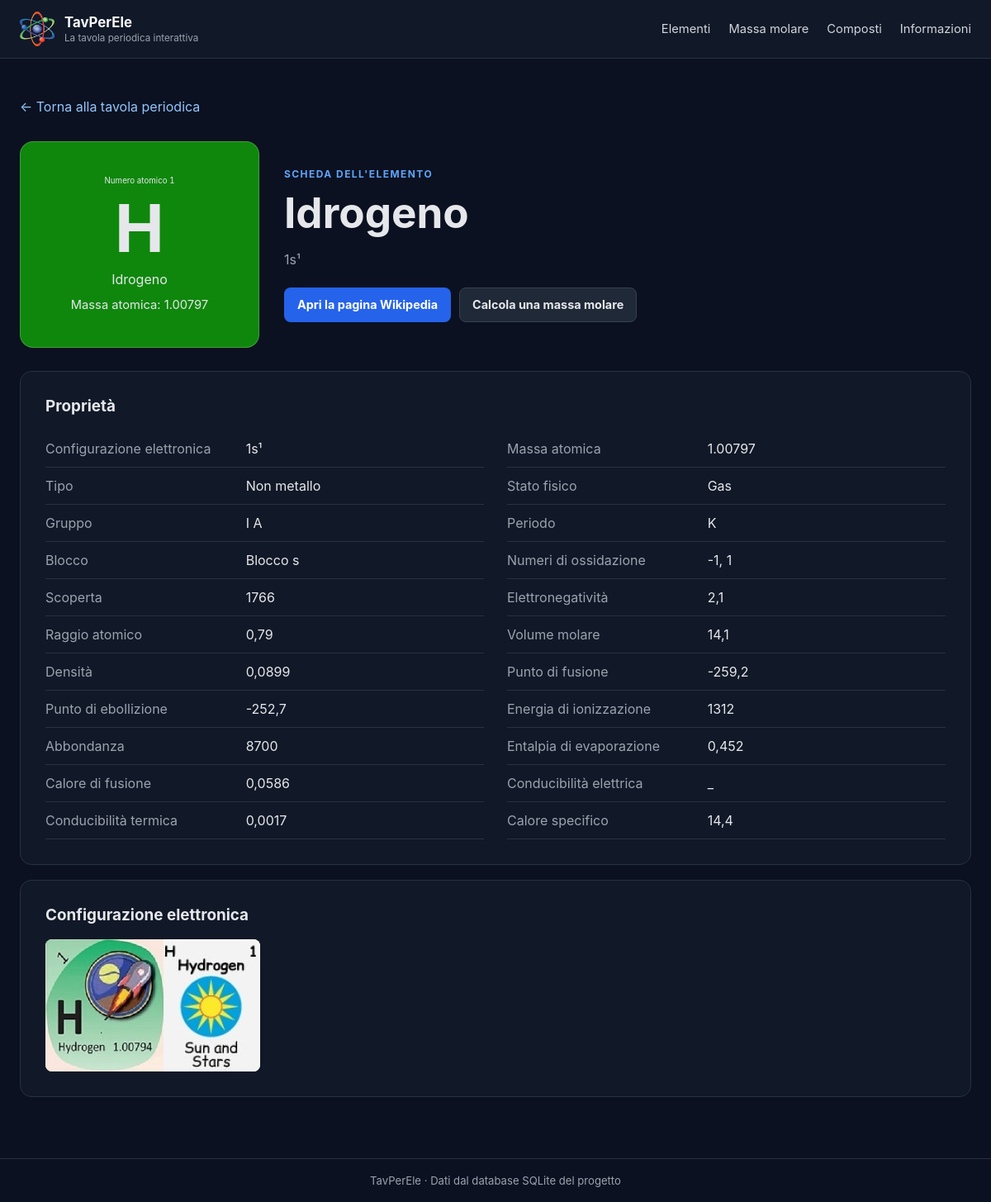
The app's page /element/1 with its own data.
### tables this page shows
CREATE TABLE "elementi" (
	"NumAtomico"	INTEGER NOT NULL,
	"Simbolo"	TEXT,
	"Nome"	TEXT,
	"NumOx"	TEXT,
	"Configurazione"	TEXT,
	"Tipo"	INTEGER,
	"Scoperta"	TEXT,
	"Elettronegativita"	TEXT,
	"MM"	REAL,
	"r"	TEXT,
	"VolMolare"	TEXT,
	"Densita"	TEXT,
	"PunFusione"	TEXT,
	"PunEbollizione"	TEXT,
	"EnIIonizzazione"	TEXT,
	"percent"	TEXT,
	"EntalpiaEvap"	TEXT,
	"CalFusione"	TEXT,
	"CondElettrica"	TEXT,
	"CondTermica"	TEXT,
	"CalSpecifico"	TEXT,
	"Stato"	INTEGER,
	"Gruppo"	INTEGER,
	"Periodo"	INTEGER,
	"Blocco"	INTEGER,
	FOREIGN KEY("Tipo") REFERENCES "tipo"("idctrl"),
	PRIMARY KEY("NumAtomico"),
	FOREIGN KEY("Periodo") REFERENCES "periodi"("id"),
	FOREIGN KEY("Gruppo") REFERENCES "gruppi"("id"),
	FOREIGN KEY("Stato") REFERENCES "stato"("idctrl"),
	FOREIGN KEY("Blocco") REFERENCES "ctrl"("idctrl")
);

CREATE TABLE "tipo" (
	"idctrl"	INTEGER,
	"nome"	TEXT,
	"colore"	TEXT,
	PRIMARY KEY("idctrl")
);

CREATE TABLE "stato" (
	"idctrl"	INTEGER,
	"nome"	TEXT,
	"colore"	TEXT,
	PRIMARY KEY("idctrl")
);

CREATE TABLE "gruppi" (
	"id"	INTEGER,
	"nome"	TEXT,
	"colore"	TEXT,
	PRIMARY KEY("id")
);

CREATE TABLE "ctrl" (
	"idctrl"	INTEGER,
	"nome"	TEXT,
	"colore"	TEXT,
	PRIMARY KEY("idctrl")
);

### app.py (the view)
@app.get("/element/<int:atomic_number>")
def element_detail(atomic_number):
    element = get_element(atomic_number)
    if element is None:
        abort(404)
    fields = [
        ("Configurazione elettronica", element["Configurazione"]),
        ("Massa atomica", element["MM"]),
        ("Tipo", element["tipo"]),
        ("Stato fisico", element["stato"]),
        ("Gruppo", element["nome_gruppo"]),
        ("Periodo", element["nome_periodo"]),
        ("Blocco", element["blocco"]),
        ("Numeri di ossidazione", element["ossidazioni_testo"]),
        ("Scoperta", element["Scoperta"]),
        ("Elettronegatività", element["Elettronegativita"]),
        ("Raggio atomico", element["r"]),
        ("Volume molare", element["VolMolare"]),
        ("Densità", element["Densita"]),
        ("Punto di fusione", element["PunFusione"]),
        ("Punto di ebollizione", element["PunEbollizione"]),
        ("Energia di ionizzazione", element["EnIIonizzazione"]),
        ("Abbondanza", element["percent"]),
        ("Entalpia di evaporazione", element["EntalpiaEvap"]),
        ("Calore di fusione", element["CalFusione"]),
        ("Conducibilità elettrica", element["CondElettrica"]),
        ("Conducibilità termica", element["CondTermica"]),
        ("Calore specifico", element["CalSpecifico"]),
    ]
    return render_template(
        "element.html",
        element=element,
        fields=fields,
        wikipedia_name=safe_wikipedia_name(element["Nome"]),
    )

### app.py (called while the page is built)
def get_db():
    if "db" not in g:
        if not Path(app.config["DATABASE"]).is_file():
            raise RuntimeError(f"Database SQLite non trovato: {app.config['DATABASE']}")
        g.db = sqlite3.connect(app.config["DATABASE"], timeout=10)
        g.db.row_factory = sqlite3.Row
    return g.db

def color_or_default(value, default="#64748B"):
    if value and re.fullmatch(r"#[0-9a-fA-F]{6}", value):
        return value
    return default

def get_element(atomic_number):
    for element in get_elements():
        if element["NumAtomico"] == atomic_number:
            return element
    return None

def safe_wikipedia_name(name):
    if name.casefold() == "calcio":
        name += "_(elemento_chimico)"
    return quote(name.replace(" ", "_"), safe="_()")

### templates/element.html (shortened to what this page needs)
{% extends "base.html" %}
{% block content %}
<p><a class="back-link" href="{{ url_for('index') }}">← Torna alla tavola periodica</a></p>
<section class="element-detail">
  <div class="element-hero" style="--tile-color: {{ element.default_color }}">
    <span class="atomic-number">Numero atomico {{ element.NumAtomico }}</span>
    <strong>{{ element.Simbolo }}</strong>
    <span>{{ element.Nome }}</span>
    <span>Massa atomica: {{ element.MM }}</span>
  </div>
  <div class="detail-copy">
    <p class="eyebrow">Scheda dell'elemento</p>
    <h1>{{ element.Nome }}</h1>
    <p class="muted">{{ element.Configurazione }}</p>
    <div class="detail-actions">
      <a class="button button-primary" href="https://it.wikipedia.org/wiki/{{ wikipedia_name }}" target="_blank" rel="noopener noreferrer">Apri la pagina Wikipedia</a>
      <a class="button button-secondary" href="{{ url_for('calculator', _anchor='formula') }}">Calcola una massa molare</a>
    </div>
  </div>
</section>
<section class="content-card">
  <h2>Proprietà</h2>
  <dl class="properties">
    {% for label, value in fields %}
      <div><dt>{{ label }}</dt><dd>{{ value if value not in (none, "") else "—" }}</dd></div>
    {% endfor %}
  </dl>
</section>
<section class="content-card image-card">
  <h2>Configurazione elettronica</h2>
  <img src="{{ url_for('assets', asset_type='imgEl', filename=element.NumAtomico|string + '.jpg') }}" alt="Schema elettronico di {{ element.Nome }}" loading="lazy">
</section>
{% endblock %}

### templates/base.html (shortened to what this page needs)
<!doctype html>
<html lang="it">
<head>
  <link rel="stylesheet" href="{{ url_for('static', filename='css/style.css') }}">
</head>
<body>
  <header class="site-header">
    <a class="brand" href="{{ url_for('index') }}">
      <img src="{{ url_for('assets', asset_type='config', filename='atomico.png') }}" alt="" width="42" height="42">
      <span>TavPerEle<small>La tavola periodica interattiva</small></span>
    </a>
    <nav aria-label="Navigazione principale">
      <a href="{{ url_for('index') }}">Elementi</a>
      <a href="{{ url_for('calculator') }}">Massa molare</a>
      <a href="{{ url_for('compounds') }}">Composti</a>
      <a href="{{ url_for('about') }}">Informazioni</a>
    </nav>
  </header>
  <main class="page">
    {% block content %}{% endblock %}
  </main>
  <footer class="site-footer">TavPerEle · Dati dal database SQLite del progetto</footer>
</body>
</html>

### static/css/style.css (style rules this page uses)
:root { color-scheme: dark; font-family: Inter, ui-sans-serif, system-ui, -apple-system, BlinkMacSystemFont, "Segoe UI", sans-serif; background: #0b1120; color: #e5e7eb; font-synthesis: none; text-rendering: optimizeLegibility; }
* { box-sizing: border-box; }
body { margin: 0; min-width: 320px; background: #0b1120; }
a { color: #93c5fd; }
.site-header { align-items: center; background: #111827; border-bottom: 1px solid #263244; display: flex; gap: 24px; justify-content: space-between; padding: 14px max(24px, calc((100vw - 1440px) / 2)); }
.brand { align-items: center; color: #f9fafb; display: flex; gap: 12px; text-decoration: none; }
.brand img { object-fit: contain; }
.brand > span { font-size: 1.05rem; font-weight: 750; }
.brand small { color: #9ca3af; display: block; font-size: .73rem; font-weight: 400; margin-top: 2px; }
.site-header nav { display: flex; flex-wrap: wrap; gap: 8px 22px; }
.site-header nav a { color: #d1d5db; font-size: .92rem; text-decoration: none; }
.page { margin: 0 auto; max-width: 1520px; min-height: calc(100vh - 135px); padding: 32px 24px 56px; }
.site-footer { border-top: 1px solid #263244; color: #9ca3af; font-size: .82rem; padding: 18px 24px; text-align: center; }
.eyebrow { color: #60a5fa; font-size: .75rem; font-weight: 750; letter-spacing: .12em; margin: 0 0 8px !important; text-transform: uppercase; }
.muted { color: #9ca3af; }
.atomic-number, .atomic-mass { font-size: .61rem; font-variant-numeric: tabular-nums; line-height: 1.1; }
.content-card { background: #111827; border: 1px solid #263244; border-radius: 14px; margin: 18px 0; padding: clamp(18px, 3vw, 30px); }
.content-card h2 { font-size: 1.18rem; margin: 0 0 18px; }
.back-link { display: inline-block; margin-bottom: 16px; text-decoration: none; }
.element-detail { align-items: center; display: grid; gap: 30px; grid-template-columns: minmax(210px, 290px) 1fr; margin: 12px 0 28px; }
.element-hero { align-items: center; background: var(--tile-color); border: 1px solid rgb(255 255 255 / 20%); border-radius: 16px; display: flex; flex-direction: column; gap: 12px; min-height: 250px; justify-content: center; padding: 24px; text-align: center; }
.element-hero strong { font-size: 5rem; line-height: 1; }
.element-hero > span:last-child { font-size: .92rem; }
.detail-copy h1 { font-size: clamp(2rem, 5vw, 3.2rem); margin: 0 0 10px; }
.detail-actions { display: flex; flex-wrap: wrap; gap: 10px; margin-top: 24px; }
.button { align-items: center; border: 1px solid transparent; border-radius: 8px; cursor: pointer; display: inline-flex; font-size: .9rem; font-weight: 700; justify-content: center; min-height: 42px; padding: 9px 15px; text-decoration: none; }
.button-primary { background: #2563eb; color: #fff; }
.button-secondary { background: #1f2937; border-color: #374151; color: #e5e7eb; }
.properties { display: grid; gap: 0 28px; grid-template-columns: repeat(2, minmax(0, 1fr)); margin: 0; }
.properties > div { border-bottom: 1px solid #263244; display: grid; gap: 12px; grid-template-columns: minmax(125px, .8fr) 1fr; padding: 12px 0; }
.properties dt { color: #9ca3af; }
.properties dd { margin: 0; overflow-wrap: anywhere; }
.image-card img { background: #fff; border-radius: 8px; display: block; height: auto; max-width: 100%; }

### records on screen
elementi: NumAtomico "1", Simbolo "H", Nome "Idrogeno", MM "1.00797", Configurazione "1s¹", label "Configurazione elettronica", label "Massa atomica", label "Tipo", nome "Non metallo", label "Stato fisico", nome "Gas", label "Gruppo", nome "I A", label "Blocco", nome "Blocco s", label "Scoperta", Scoperta "1766", label "Elettronegatività", Elettronegativita "2,1", label "Raggio atomico", r "0,79", label "Volume molare", VolMolare "14,1", label "Densità", Densita "0,0899", label "Punto di fusione", PunFusione "-259,2", label "Punto di ebollizione", PunEbollizione "-252,7", label "Energia di ionizzazione", EnIIonizzazione "1312", label "Abbondanza", percent "8700", label "Entalpia di evaporazione", EntalpiaEvap "0,452", label "Calore di fusione", CalFusione "0,0586", label "Conducibilità termica", CondTermica "0,0017", label "Calore specifico", CalSpecifico "14,4"

### other values on screen
{{ label }} "Periodo" "Numeri di ossidazione" "Conducibilità elettrica"
{{ value if value not in (none, "") else "—" }} "K" "-1, 1" "_"
